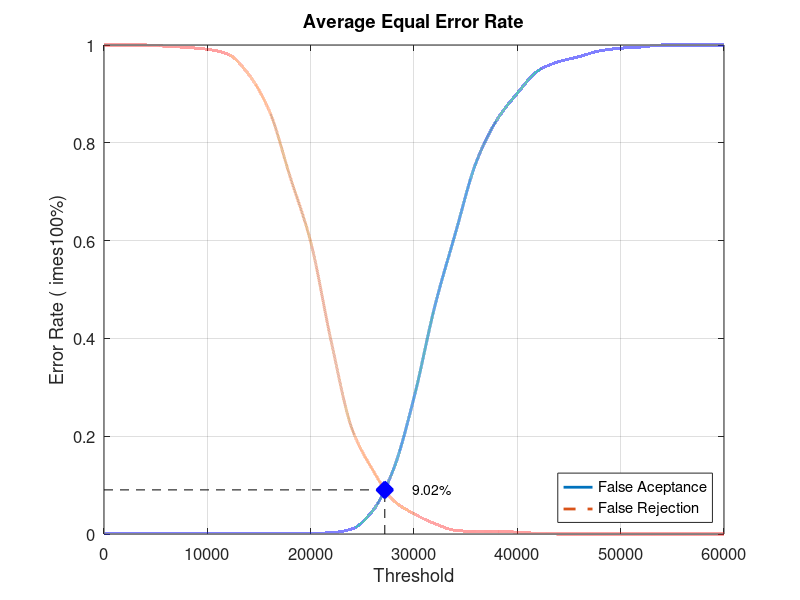
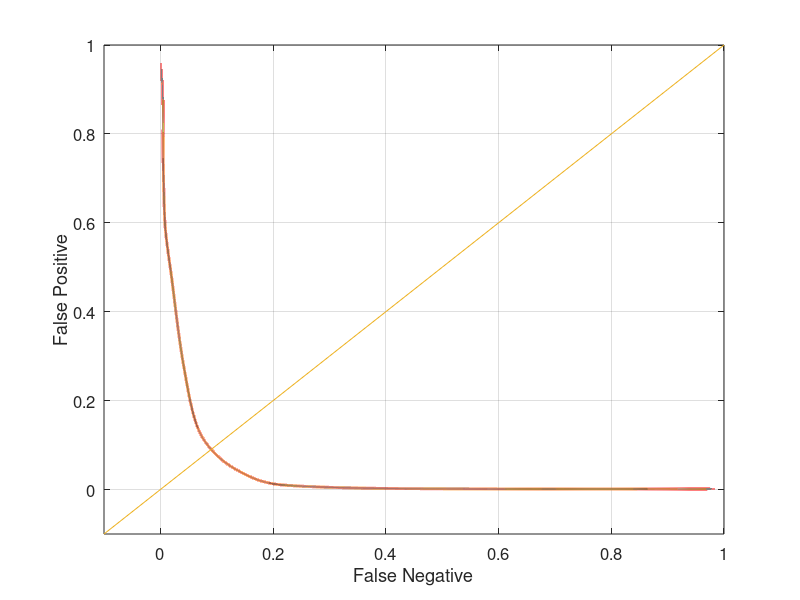

Write MATLAB code to recreate these figures, in order.
close all;
clear;
clc;
x = 0:2000:60000;
xq = 0:0.5:60000;

y0 = [0 0.00131579 0.00131579 0.00131579 0.00131579 0.00131579 0.00131579 0.00131579 0.00131579 0.00131579 0.00131579 0.00263158 0.0105263 0.0473684 0.131579 0.278947 0.464474 0.614474 0.75921 0.846053 0.901316 0.947368 0.965789 0.976316 0.988158 0.993421 0.996053 1 1 1 1]
yy0 = interp1(x, y0, xq, 'pchip');
y1 = [1 1 1 0.9975 0.995 0.99125 0.98125 0.94 0.865 0.73125 0.5975 0.3925 0.215 0.13125 0.06875 0.04125 0.02125 0.0075 0.005 0.005 0.00375 0.00125 0 0 0 0 0 0 0 0 0]
yy1 = interp1(x, y1, xq, 'pchip');

% Calculating EER: 
y2 = abs(y0 - y1);
find(y2 == min(y2))
yy2 = abs(yy0 - yy1);
xEER = find(yy2 == min(yy2));
xEERIndex = xq(xEER) % X-axis EER
yEER = yy0(xEER) % Y-axis EER

main = figure
plot(xq, yy0,'-','LineWidth', 2);	hold on
plot(xq, yy1,'--','LineWidth', 2);	hold on
plot([xEERIndex xEERIndex], [0 yEER], 'k--');	hold on
plot([0 xEERIndex], [yEER yEER], 'k--');	hold on
plot(xEERIndex, yEER, 'bx', 'LineWidth', 10);	hold on
text(xEERIndex + 10 * xEERIndex / 100, yEER, [num2str(round((10000 * yEER)) / 100) '%'])
legend('False Aceptance', 'False Rejection', 'Location', 'SouthEast')
xlabel('Threshold')
ylabel('Error Rate (	imes100%)')
title('Average Equal Error Rate')
set(gca, 'FontSize', 12)
axis([0 60000 0 1])
grid on

print(main, 'Experiment3AverageMain', '-dpng');
FNRxFPR = figure('Color', [1 1 1]);
plot(yy1, yy0, '-', yy1, yy0, 'LineWidth', 2);
hold on
y = -0.1:0.1:1
plot(y, y); 
set(gca, 'FontSize', 12)
xlabel('False Negative')
ylabel('False Positive')
axis([-0.1 1 -0.1 1])
set(gca, 'FontSize', 12)
grid on

print(FNRxFPR, 'Experiment3AverageFNRxFPR','-dpng');
